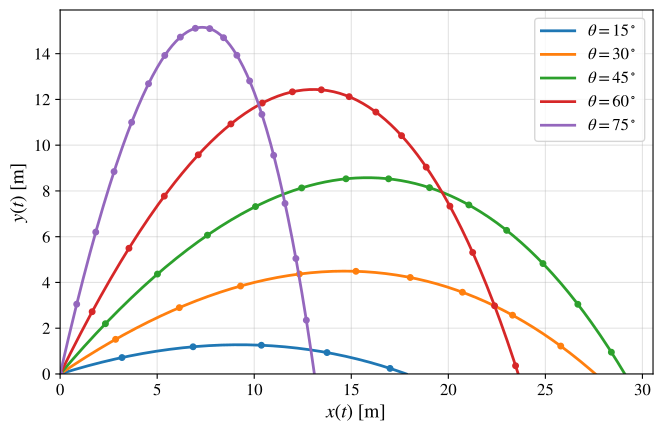

Source code (Python):
#!/usr/bin/env python
# coding: utf-8

# In[2]:


# ============================================================
# Projectile Motion in Python
# Linear-drag model: variation of the launch angle
# ============================================================

import numpy as np
import matplotlib as mpl
import matplotlib.pyplot as plt
from scipy.integrate import solve_ivp
from scipy.optimize import brentq


# Plot style
mpl.rcParams["text.usetex"] = False
mpl.rcParams["font.family"] = "STIXGeneral"
mpl.rcParams["mathtext.fontset"] = "stix"


# Physical parameters (SI units)
g = 9.81                              # m/s^2
v0 = 20.0                             # m/s
gamma = 0.2                          # Linear-drag parameter b/m (1/s)
theta_values = [15, 30, 45, 60, 75] # degrees


# Governing equations
# State vector: [x, y, vx, vy]
def linear_model(t, state):

    x, y, vx, vy = state

    return [
        vx,
        vy,
        -gamma*vx,
        -g-gamma*vy,
    ]


# Ground-impact event
# The integration stops when the projectile returns to y = 0.
def ground_event(t, state):

    if t < 1.0e-8:
        return 1.0

    return state[1]


ground_event.terminal = True
ground_event.direction = -1


# Analytical trajectory
def analytical_trajectory(theta):

    # Exact vertical position
    def y_exact(t):
        return (
            (v0*np.sin(theta) + g/gamma)
            * (1.0 - np.exp(-gamma*t))/gamma
            - (g/gamma)*t
        )

    # Nonzero root of y(t) = 0 gives the flight time
    T_ideal = 2.0*v0*np.sin(theta)/g
    T = brentq(y_exact, 1.0e-8, 2.0*T_ideal + 2.0)

    # Time coordinates
    t = np.linspace(0.0, T, 300)

    # Exact parametric solution
    x = (
        v0*np.cos(theta)/gamma
        * (1.0 - np.exp(-gamma*t))
    )

    y = (
        (v0*np.sin(theta) + g/gamma)
        * (1.0 - np.exp(-gamma*t))/gamma
        - (g/gamma)*t
    )

    return x, y


# Numerical trajectory
def numerical_trajectory(theta):

    # Initial conditions
    state0 = [
        0.0,
        0.0,
        v0*np.cos(theta),
        v0*np.sin(theta),
    ]

    solution = solve_ivp(
        linear_model,
        (0.0, 20.0),
        state0,
        events=ground_event,
        max_step=0.02,
        rtol=1e-9,
        atol=1e-11,
    )

    return solution.y[0], solution.y[1]


# -------- Plot --------

plt.figure(figsize=(6.8, 4.5))


# Analytical and numerical trajectories
for theta_deg in theta_values:

    theta = np.radians(theta_deg)

    x_analytical, y_analytical = analytical_trajectory(theta)
    x_numerical, y_numerical = numerical_trajectory(theta)

    # Continuous line: analytical solution
    line, = plt.plot(
        x_analytical,
        y_analytical,
        linewidth=2,
        label=rf"$\theta={theta_deg}^\circ$",
    )

    # Circular markers: numerical solution
    plt.plot(
        x_numerical,
        y_numerical,
        linestyle="none",
        marker="o",
        markersize=4,
        markevery=10,
        color=line.get_color(),
    )


# Markers
# Circular markers represent the numerical results.


# Annotations
# The physical interpretation is discussed in the article.


# Axes and ticks
plt.xlabel(r"$x(t)\ \mathrm{[m]}$", fontsize=14)
plt.ylabel(r"$y(t)\ \mathrm{[m]}$", fontsize=14)

plt.xticks(fontsize=12)
plt.yticks(fontsize=12)

plt.xlim(left=0.0)
plt.ylim(bottom=0.0)


# Legend
plt.legend(fontsize=12)
plt.grid(True, alpha=0.35)
plt.tight_layout()


# Save figure
plt.savefig(
    "linear_angle_variation.png",
    dpi=400,
    bbox_inches="tight",
)

plt.savefig(
    "linear_angle_variation.pdf",
    dpi=400,
    bbox_inches="tight",
)

plt.show()


# In[ ]:
